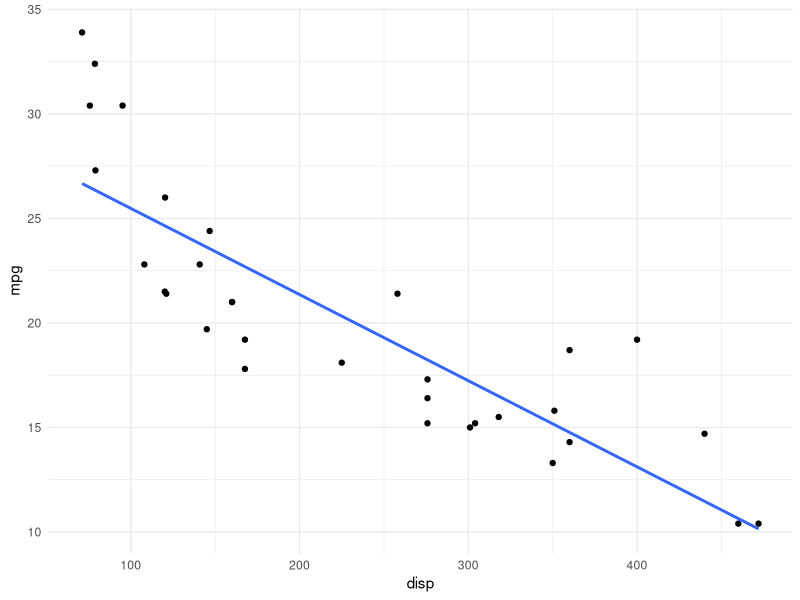
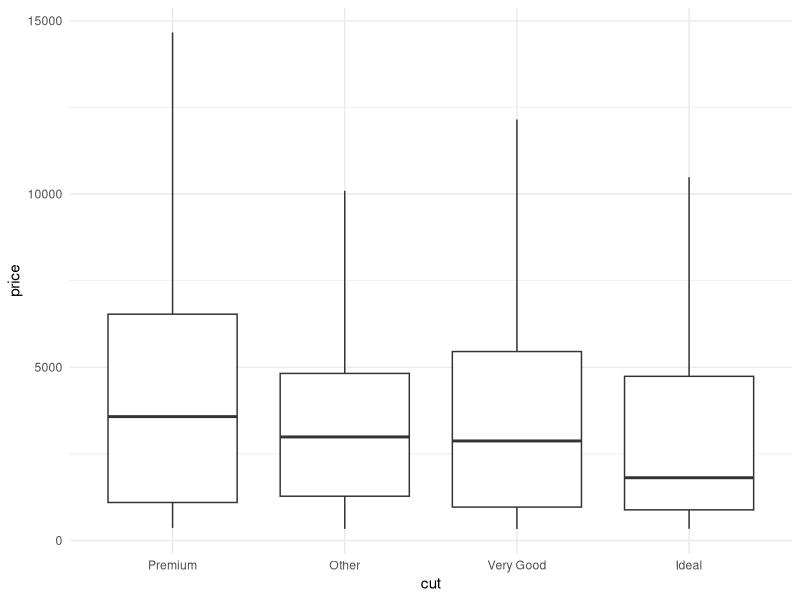

Write R code to recreate these figures, in order.
## ---- chunk 1
library(here)

# Calling the function with no arguments returns what here understands 
# as the project folder location
here()

# Calling it with arguments returns path to folders and files relative 
# to the project folder location
here("data", "my_data.csv")
## ---- chunk 2
library(tidyverse)
library(rstatix)
library(knitr)

# Is there a difference in displacement volume between engines with different number of cylinders?
# Note that there are more than two groups of cylinder counts (4, 6 and 8)

mtcars %>% 
	t_test(disp ~ cyl) %>% 
	kable()
## ---- chunk 3
#  Quick summary statistics of engine displacement volumes calculated on data grouped by cylinder count
mtcars %>% 
	group_by(cyl) %>% 
	get_summary_stats(disp) %>% 
	kable()
## ---- chunk 4
library(broom)

# Relationship between engine displacement volume and fuel efficiency
mtcars %>% 
	ggplot() + aes(x = disp, y = mpg) + 
	geom_point() + 
	geom_smooth(method = "lm", se = FALSE) + 
	theme_minimal()

# Classic output from lm
model <- lm(mpg ~ disp, data = mtcars)

model

summary(model)

# And here is the same model presented with broom
model %>% 
	broom::tidy() %>% 
	kable()

# And a tidy table with residuals and fitted values (etc.)
model %>% 
	broom::augment() %>% 
	head() %>% 
	kable()
## ---- chunk 5
diamonds %>% 
	sample_frac(0.1) %>% 
	mutate(cut = fct_lump(cut, 3), # Group categories outside of top 3 into "Other"
				 cut = fct_reorder(cut, price, median, .desc = TRUE)) %>% # Reorder categories of diamond cut by median of their price, in decreasing order
	ggplot(aes(x = cut, y = price)) + 
	geom_boxplot(outliers = FALSE) + 
	theme_minimal()
## ---- chunk 6
# Step 1: nest your data
mtcars %>% 
	group_by(cyl) %>% 
	nest() # A list-column with a default name data is created that contains an original data set split by the cyl variable
## ---- chunk 7
# Step 2: create a function (if needed) to operate on each nested piece of data
# A custom function to calculate standard error from the disp column of an input dataframe
mySE <- function(df){
		sd(df$disp)/sqrt(length(df$disp)) # I know this is not optimal but bear with me
}
## ---- chunk 8
# Step 3: map this function over each nested piece of data
mtcars %>% 
	group_by(cyl) %>% 
	nest() %>% 
	mutate(disp_se = map(data, mySE)) %>% 
	kable()

# By default the output of map() is a list, but there are variants of map() dedicated to particular types of data:
# for example, if the output is numeric, map_dbl will output the result of your function as a number
mtcars %>% 
	group_by(cyl) %>% 
	nest() %>% 
	mutate(disp_se = map_dbl(data, mySE)) %>% 
	kable()
## ---- chunk 9
# A custom plotting function
myPlot <- function(df){
	df %>% 
		ggplot() + aes(x = disp, y = mpg) + geom_point() + geom_smooth(method = "lm", se = FALSE) + theme_minimal()
}

# The new function is applied over each element of a list-column and output is created in another list-column
mtcars %>% 
	group_by(cyl) %>% 
	nest() %>% 
	mutate(disp_se = map_dbl(data, mySE),
				 my_plots = map(data, myPlot)) %>% 
	kable()
